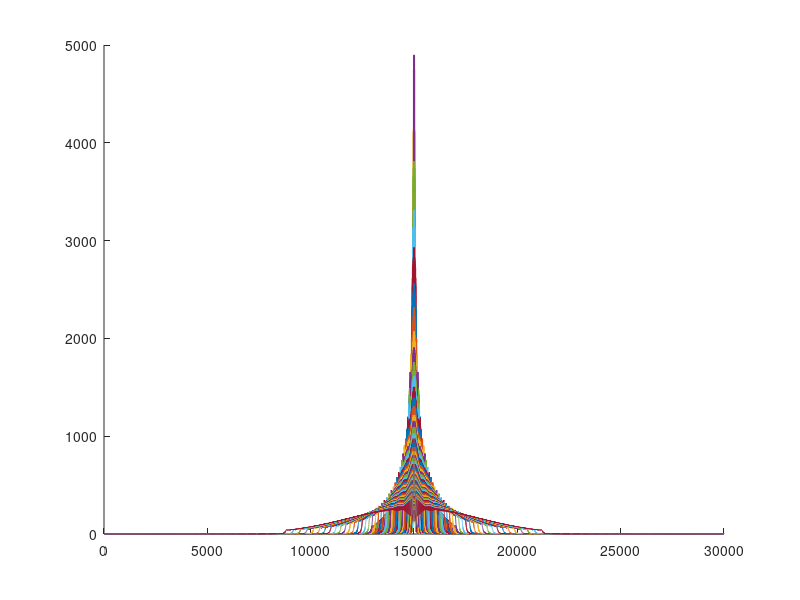

MATLAB code for this plot:
%%% Probe in plasma in 1D with the lens
%%% !! Just for fast waterfall : if ou want to plot intensity at each z, run
%%% probe_in_plasma !!

hollow = 0; % Choose 1 for a simulation with hollow plasma
            % 0 for a cylindrical plasma

            
%Properties

%Density
Np = 1E17 ; %Plasma
NLi = 3E16; %Lithium

%Wavelength
lambda = 800E-9;
lambda_plasma = 3.34E4/sqrt(Np);
lambda_Li = 670E-9;

%Refractive index
nPlasma = sqrt(1 - lambda^2/lambda_plasma^2); %nPlasma=0.999967999488;
re=1E-7;
nLi = 1 + (NLi*re/(2*pi))*0.744/(1/lambda_Li^2 - 1/lambda^2); %nLi=1.0004;

%Angle between plasma (z axis) and probe direction
alpha = pi/10;

%Plasma size
% Channel radius (plasma radius if cylindrical plasma)
r0=100E-6; % !! increase a or reduce calib if you decrease r0 !!
% For hollow plasma (ring width)
r1=25E-6; % !! increase a or reduce calib if you decrease r1 !!

%Accuracy
a = 30000; % step
%%a=50.000, 24 points in plasma at z=2m
%%a=100.000, 50 points in plasma at z=2m
%%a=200.000, 100 points in plasma at z=2m
calib = 1E-1; % to calibrate delta_xi and delta_eta = L/a = z*calib/a (4E-2/0.4)

%Lens properties
f=1; %focus
p=1E-1; %radius


%%FFT Calculation for different z and waterfall

%Propagation from -zmax m to +zmax m, with nbz iterations, with a step of 2*zmax/nbz
zmax = 1;
nbz = 100;
step = 2*zmax/nbz;

W = ones(a,nbz+1); %waterfall matrix
L_y=2*pi*lambda*a/calib; %axes after first FFT and before lens
%L_y=5E-2;
L_f= 2*f*calib ; %2*pi*lambda*a*f/L_y; %axes after the second FFT (after the lens)

for k=0:nbz
    
    %Propagation in plasma
    z=-zmax+step*k
    
    if (z<-0.1 || z>0.1)
        
        %Keep the same size of window for different z : L' = z'*L/z = z'*b
        L=abs(z)*calib;
        
        %%Fresnel with a 2-z propagation from plasma to lens
        
        % Grid
        L_eta=L/2;
        eta=(linspace(L_eta,-L_eta,a))';
        
        % Gaussian beam
        sigma = calib/4;
        transmission = exp(-(eta.^2)/(2*sigma^2));
        
        % Transmission function calculation
        
        if (hollow == 1) %hollow plasma
            
            d0=r0^2-eta.^2;
            d1=eta.^2-(r0-r1)^2;
            
            transmission = transmission.*exp(-2*1i*pi/lambda*2/sin(alpha)*nLi*r0);
            transmission(d0>=0) = transmission(d0>=0).*exp(-2*1i*pi/lambda*2/sin(alpha)*sqrt(d0(d0>=0))*(nPlasma-nLi));
            transmission(d1<0) = transmission(d1<0).*exp(-2*1i*pi/lambda*2/sin(alpha)*sqrt(-d1(d1<0))*(nLi-nPlasma));
            
            
        else %cylindrical plasma
            
            Lp = 2*r0/sin(alpha);
            d0=r0^2-eta.^2;
            
            transmission = transmission * (exp(-2*1i*pi/lambda*nLi*Lp));
            transmission(d0>=0) = transmission(d0>=0) .* exp(-2*1i*pi/lambda*2/abs(sin(alpha))*(nPlasma-nLi).*sqrt(d0(d0>=0)));
            
        end
        
        % Fresnel term
        transmission = transmission .* exp(1i*pi/(lambda*(2-z))*eta.^2);
        
        U=fft(transmission);
        U=fftshift(U);
        hold on; plot(abs(U));
        %Phase factor in fresnel diffraction outside fft
        U = U.* (sqrt((2-z)/(lambda*1i)) * exp(2*1i*pi/lambda*((2-z)+(eta.^2)/(2*(2-z)))));
     
        %%Lens phase shift
        y=(linspace(L_y,-L_y,a))';
        %U(abs(y)>p)=0; %lens clipping
        Ul = U.*exp(-1i*pi/(lambda*f)*y.^2); %lens term
        
        %%Fresnel with a 2f propagation from lens to camera
        Uf = Ul .* exp(1i*pi/(lambda*(2*f))*y.^2);
%                 Uf=fft(Uf)*sqrt(2*f/(lambda*1i));
%                 Uf=fftshift(Uf);
        Uf=abs(Uf).^2;
        
        % Waterfall
        W(:,k+1)=Uf;
        
        
     end %if
  end %for k

% figure;
% pcolor(linspace(-zmax,zmax,nbz+1),linspace(-L_f,L_f,a),W);axis xy;
% %caxis([0.1E10 9E10]);
% shading interp;
% colormap jet;
% %set(gca,'YLim',[-1E-3 1E-3]);
